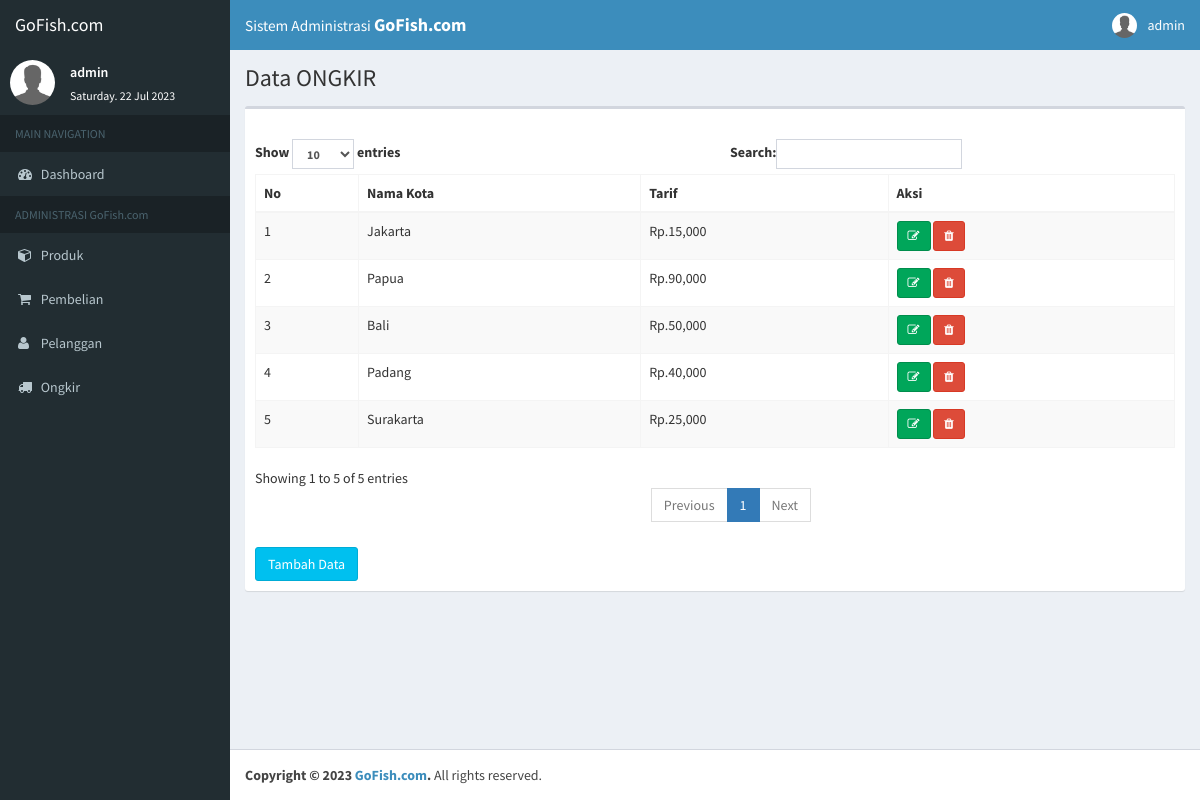
The page /admin/index.php?module=ongkir/ongkir-list (signed in) on the database its author committed.
### tables this page shows
CREATE TABLE `ongkir` (
  `id_ongkir` int(5) NOT NULL,
  `nama_kota` varchar(255) NOT NULL,
  `tarif` int(25) NOT NULL
);

### admin/module/ongkir/ongkir-list.php (the view, shortened to what this page needs)
<?php
$koneksi = new mysqli("localhost","root","","db_artshop");
?>
<section class="content-header">
	<h1>Data ONGKIR</h1>
</section>
<section class="content">
	<div class="box">
		<div class="box-header">
		</div>
		<div class="box-body">
			<table class="table table-bordered table-striped" id="table1">
				<thead class="thead-dark">
					<tr>
						<th>No</th>
						<th>Nama Kota</th>
						<th>Tarif</th>
						<th>Aksi</th>
					</tr>
				</thead>
				<tbody>
					<?php $nomor=1; ?>
					<?php $ambil=$koneksi->query("SELECT * FROM ongkir"); ?>
					<?php while($user = $ambil->fetch_assoc()){?>
					<tr>
						<td><?php echo $nomor?></td>
						<td><?php echo $user['nama_kota']; ?></td>
						<td>Rp.<?php echo number_format ($user['tarif']); ?></td>
						<td>
							<a href="#" data-toggle="modal" data-target="#myModal<?php echo $user['id_ongkir']; ?>" class="btn btn-success btn-sm rounded-0" type="button" data-placement="top" title="Edit"><i class="fa fa-edit"></i></a>
							<a href="index.php?module=ongkir/ongkir-delete&id=<?php echo $user['id_ongkir']; ?>"class="btn btn-danger btn-sm rounded-0" type="button" data-toggle="tooltip" data-placement="top" title="Delete"><i class="fa fa-trash"></i></a>
						</td>
					</tr>
					<?php $nomor++; ?>
					<?php } ?>
				</tbody>
			</table>
			<button type="button" class="btn btn-info" data-toggle="modal" data-target="#tambah">Tambah Data</button>
		</div>
	</div>
</section>

### rows shown on the page
ongkir: nama_kota "Jakarta", tarif "15,000"
ongkir: nama_kota "Papua", tarif "90,000"
ongkir: nama_kota "Bali", tarif "50,000"
ongkir: nama_kota "Padang", tarif "40,000"
ongkir: nama_kota "Surakarta", tarif "25,000"

### other values the page prints
$_SESSION["admin"]['nama_admin'] "admin"
